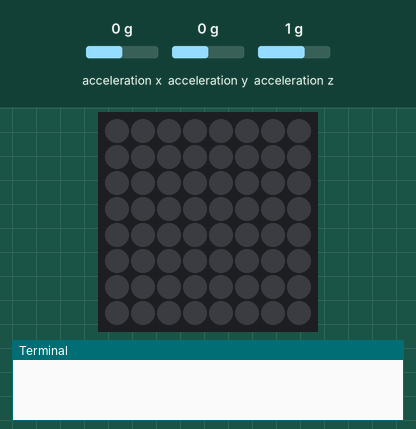
A program run on a simulated Raspberry Pi (BCM pin numbers) with a Sense HAT. Shown: the Sense HAT's 8×8 RGB LED matrix, the last lines printed to the terminal. The test bench sets the inputs (shaded band); at power-on: acceleration x 0 g, acceleration y 0 g, acceleration z 1 g. Dim RGB values are drawn brighter than linear; random numbers come from a fixed seed.

Above: at 1.2 s.
1.3 s: acceleration x set to -3.4 g
At 2.1 s:
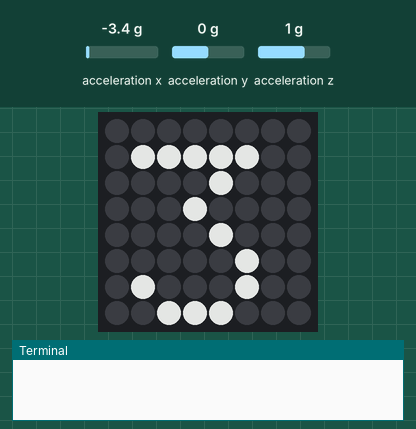
At 5.5 s:
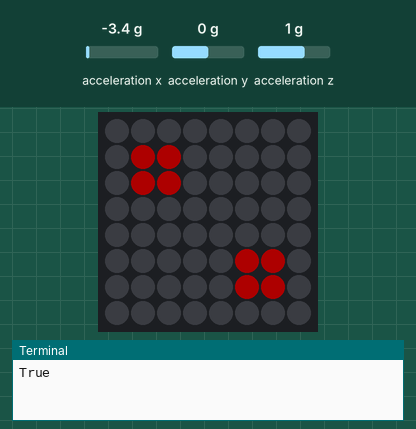
5.8 s: acceleration x set to -1.8 g
Timing chart, 0 to 8.8 s (numbered marks = the images above; inputs shaded):
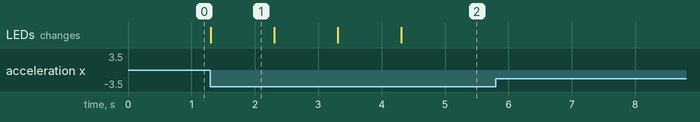

The program:

dice.py
```python
from sense_hat import SenseHat
from time import sleep
from random import choice
import sys

RUN_PROGRAM = True;

sense = SenseHat()
sense.low_light = True

X = [55, 0, 0]  # Red
O = [0, 0, 0]  # Red

DICE_ONE = [
        O, O, O, O, O, O, O, O,
        O, O, O, O, O, O, O, O,
        O, O, O, O, O, O, O, O,
        O, O, O, X, X, O, O, O,
        O, O, O, X, X, O, O, O,
        O, O, O, O, O, O, O, O,
        O, O, O, O, O, O, O, O,
        O, O, O, O, O, O, O, O,
]

DICE_TWO = [
        O, O, O, O, O, O, O, O,
        O, X, X, O, O, O, O, O,
        O, X, X, O, O, O, O, O,
        O, O, O, O, O, O, O, O,
        O, O, O, O, O, O, O, O,
        O, O, O, O, O, X, X, O,
        O, O, O, O, O, X, X, O,
        O, O, O, O, O, O, O, O,
]

DICE_THREE = [
        X, X, O, O, O, O, O, O,
        X, X, O, O, O, O, O, O,
        O, O, O, O, O, O, O, O,
        O, O, O, X, X, O, O, O,
        O, O, O, X, X, O, O, O,
        O, O, O, O, O, O, O, O,
        O, O, O, O, O, O, X, X,
        O, O, O, O, O, O, X, X,
]

DICE_FOUR = [
        X, X, O, O, O, O, X, X,
        X, X, O, O, O, O, X, X,
        O, O, O, O, O, O, O, O,
        O, O, O, O, O, O, O, O,
        O, O, O, O, O, O, O, O,
        O, O, O, O, O, O, O, O,
        X, X, O, O, O, O, X, X,
        X, X, O, O, O, O, X, X,
]

DICE_FIVE = [
        X, X, O, O, O, O, X, X,
        X, X, O, O, O, O, X, X,
        O, O, O, O, O, O, O, O,
        O, O, O, X, X, O, O, O,
        O, O, O, X, X, O, O, O,
        O, O, O, O, O, O, O, O,
        X, X, O, O, O, O, X, X,
        X, X, O, O, O, O, X, X,
]

DICE_SIX = [
        X, X, O, O, O, O, X, X,
        X, X, O, O, O, O, X, X,
        O, O, O, O, O, O, O, O,
        X, X, O, O, O, O, X, X,
        X, X, O, O, O, O, X, X,
        O, O, O, O, O, O, O, O,
        X, X, O, O, O, O, X, X,
        X, X, O, O, O, O, X, X,
]

NUMBERS = [DICE_ONE, DICE_TWO, DICE_THREE, DICE_FOUR, DICE_FIVE, DICE_SIX]
def endDice():
    global RUN_PROGRAM;
    RUN_PROGRAM = False;

def readMovement():
    while True:
        acceleration = sense.get_accelerometer_raw()
        x = abs(round(acceleration['x'], 0))
        y = abs(round(acceleration['y'], 0))
        z = abs(round(acceleration['z'], 0))
        #print("x={0}, y={1}, z={2}".format(x, y, z))
        if (x > 2 or y > 2 or z > 2):
            return

def animation():
    sense.show_letter("3");
    sleep(1)
    sense.show_letter("2");
    sleep(1)
    sense.show_letter("1");
    sleep(1)

sense.stick.direction_middle = endDice

while RUN_PROGRAM:
    readMovement();
    animation();
    randomNumber = choice(NUMBERS);
    sense.set_pixels(randomNumber);
    print(RUN_PROGRAM);
    sleep(3)

sense.clear(O);
```

Measured:
- after the input at 1.3 s, the LEDs: change at once (image 1)
- after the input at 5.8 s, every drawn part: stays the same
- what the display in image 1 shows lasts 1.0 s, from 1.3 s to 2.3 s
